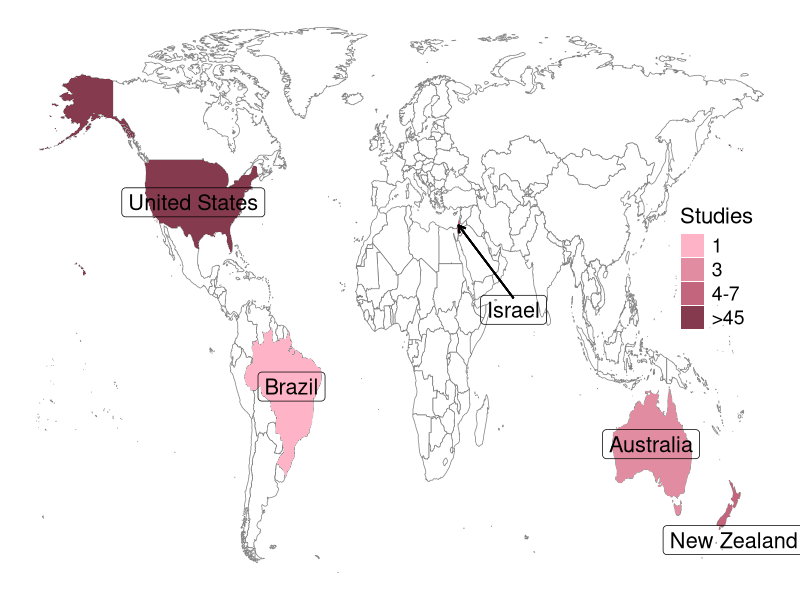
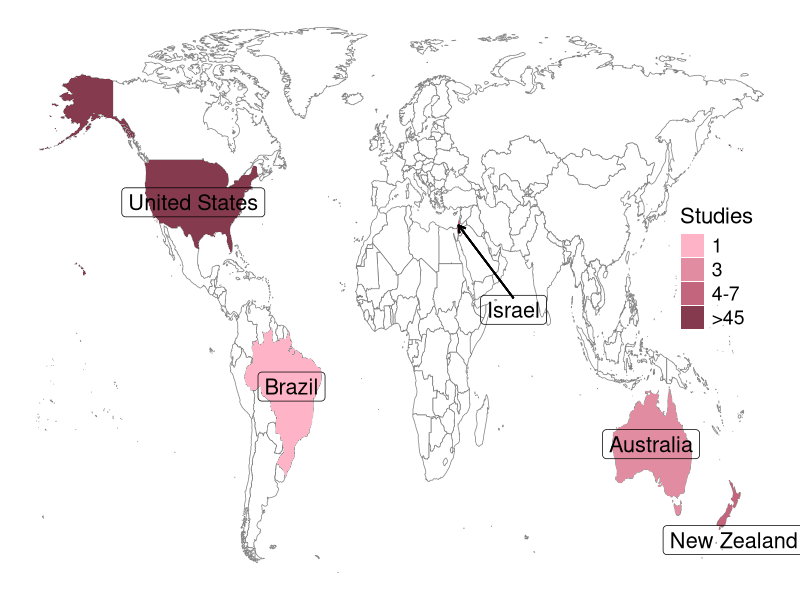

Reproduce these figures in R, in order. (Note: this script raises an error after producing the figures.)
library(maps)
library(ggplot2)
setwd("C:/Users/sweta/OneDrive - Emory University/Nadimpalli Lab")

Country<-c("Australia","Brazil","Israel","New Zealand","USA")
Studies<-c("3","1","4-7","4-7",">45")
race<-data.frame(Country,Studies)
world_map<-map_data("world")
world_map<-subset(world_map,region!="Antarctica")
race$Studies<-factor(race$Studies,levels=c("1","3","4-7",">45"))
  
rplot<-ggplot(race)+
  geom_map(
    dat = world_map, map= world_map, aes(map_id = region),
    fill = "white",color = "#7f7f7f",size = 0.25
  ) +
  geom_map(map=world_map, aes(map_id = Country, fill = Studies), size = 0.25)+
  expand_limits(x=world_map$long, y = world_map$lat)+
  scale_fill_manual(values=c("#ffb3c6","#e18ca1","#c3657c","#863a4d"))+
  geom_label(
    label= c("United States","Brazil", "Israel","Australia","New Zealand"),
    x= c(-100,-50,63,133,175), y=c(38,-10,10,-25,-50), color = "black", fill=NA, size=5.5)+
  geom_segment(aes(x=63, y=13, xend=35, yend=32), arrow = arrow(length=unit(.2, 'cm')),
               color='black', lwd=0.6)+
  theme_void()+
  theme(
  legend.position = c(.95, .67),
  legend.justification = c("right", "top"),
  legend.box.just = "right",
  legend.margin = margin(5,5,5,5),
  legend.title = element_text(size=16),
  legend.text = element_text(size=14))

rplot
ggsave(filename="Race Map Plot PDF Updated 7-23-25.pdf",width=20,height=10)


#######################

Country<-c("Australia","Brazil","Israel","New Zealand","USA")
Studies<-c("2","1","6","5","45")
race<-data.frame(Country,Studies)
world_map<-map_data("world")
world_map<-subset(world_map,region!="Antarctica")
race$Studies<-factor(race$Studies,levels=c("1","2","5-6",">20"))

rplot<-ggplot(race)+
  geom_map(
    dat = world_map, map= world_map, aes(map_id = region),
    fill = "white",color = "#7f7f7f",size = 0.25
  ) +
  geom_map(map=world_map, aes(map_id = Country, fill = Studies), size = 0.25)+
  expand_limits(x=world_map$long, y = world_map$lat)+
  scale_fill_gradient()+
  geom_label(
    label= c("United States","Brazil", "Israel","Australia","New Zealand"),
    x= c(-100,-50,63,133,175), y=c(38,-10,10,-25,-50), color = "black", fill=NA )+
  geom_segment(aes(x=63, y=13, xend=35, yend=32), arrow = arrow(length=unit(.2, 'cm')),
               color='black', lwd=0.6)+
  theme_void()+
  theme(
    legend.position = c(.95, .67),
    legend.justification = c("right", "top"),
    legend.box.just = "right",
    legend.margin = margin(5,5,5,5)
  )
rplot
#######################


#SES map (no gradient)
Country<-c("Argentina","Australia","Austria","Denmark","Ecuador","Ethiopia","India","Iran","Madagascar","New Zealand","Nigeria","UK","USA","Vietnam")
Studies<-c("1","3-4","1","1","1","2","3-4","1","1","3-4","2","1",">20","1")
ses<-data.frame(Country,Studies)
world_map<-map_data("world")
world_map<-subset(world_map,region!="Antarctica")
ses$Studies<-factor(ses$Studies,levels=c("1","2","3-4",">20"))

splot<-ggplot(ses)+
  geom_map(
    dat = world_map, map= world_map, aes(map_id = region),
    fill = "white",color = "#7f7f7f",size = 0.25) +
  geom_map(map=world_map, aes(map_id = Country, fill = Studies), size = 0.25)+
  expand_limits(x=world_map$long, y = world_map$lat)+
  scale_fill_manual(values=c("darkcyan","deeppink","darkorchid","chartreuse3"))+
  geom_label(
    label= c("USA","Ecuador","Argentina","Madagascar","Ethiopia","Iran","India","Denmark","Vietnam","Australia","New Zealand","Austria","Nigeria","United Kingdom"),
    x= c(-100,-94,-49,50,58,54.5,79,0,137,133,167,-17,-4,-25), y=c(38,-7,-43,-30,2,33,23,70,20,-25,-52,47,0,60), color = "black", fill=NA)+
  geom_segment(aes(x=-7, y=47.5, xend=10, yend=47.5), arrow = arrow(length=unit(.2, 'cm')),
               color='black', lwd=0.6)+
  geom_segment(aes(x=0, y=67, xend=8, yend=57), arrow = arrow(length=unit(.2, 'cm')),
               color='black', lwd=0.6)+
  geom_segment(aes(x=-10, y=57, xend=-5, yend=55), arrow = arrow(length=unit(.2, 'cm')),
               color='black', lwd=0.6)+
  geom_segment(aes(x=126, y=20, xend=110, yend=17), arrow = arrow(length=unit(.2, 'cm')),
               color='black', lwd=0.6)+
  theme(
    legend.position = c(.95, .67),
    legend.justification = c("right", "top"),
    legend.box.just = "right",
    legend.margin = margin(5,5,5,5),
  )+
  theme_void()

splot

#SES map (with gradient)

Country<-c("Argentina","Australia","Austria","Denmark","Ecuador","Ethiopia","India","Iran","Madagascar","New Zealand","Nigeria","UK","USA","Vietnam")
Studies<-c("1","3-4","1","1","1","2","3-4","1","1","3-4","2","1",">20","1")
ses<-data.frame(Country,Studies)
world_map<-map_data("world")
world_map<-subset(world_map,region!="Antarctica")
ses$Studies<-factor(ses$Studies,levels=c("1","2","3-4",">20"))

splot<-ggplot(ses)+
  geom_map(
    dat = world_map, map= world_map, aes(map_id = region),
    fill = "white",color = "#7f7f7f",size = 0.25) +
  geom_map(map=world_map, aes(map_id = Country, fill = Studies), size = 0.25)+
  expand_limits(x=world_map$long, y = world_map$lat)+
  scale_fill_manual(values=c("#ffb3c6","#e18ca1","#c3657c","#863a4d"))+
  geom_label(
    label= c("USA","Ecuador","Argentina","Madagascar","Ethiopia","Iran","India","Denmark","Vietnam","Australia","New Zealand","Austria","Nigeria","United Kingdom"),
    x= c(-100,-94,-49,50,58,54.5,79,0,137,133,167,-17,-4,-25), y=c(38,-7,-43,-30,2,33,23,70,20,-25,-52,47,0,60), color = "black", fill=NA)+
  geom_segment(aes(x=-7, y=47.5, xend=10, yend=47.5), arrow = arrow(length=unit(.2, 'cm')),
               color='black', lwd=0.6)+
  geom_segment(aes(x=0, y=67, xend=8, yend=57), arrow = arrow(length=unit(.2, 'cm')),
               color='black', lwd=0.6)+
  geom_segment(aes(x=-10, y=57, xend=-5, yend=55), arrow = arrow(length=unit(.2, 'cm')),
               color='black', lwd=0.6)+
  geom_segment(aes(x=126, y=20, xend=110, yend=17), arrow = arrow(length=unit(.2, 'cm')),
               color='black', lwd=0.6)+
  theme(
    legend.position = c(.95, .67),
    legend.justification = c("right", "top"),
    legend.box.just = "right",
    legend.margin = margin(5,5,5,5),
  )+
  theme_void()

splot
ggsave(filename="SES Map Plot Final PDF.pdf",width=17,height=10)
